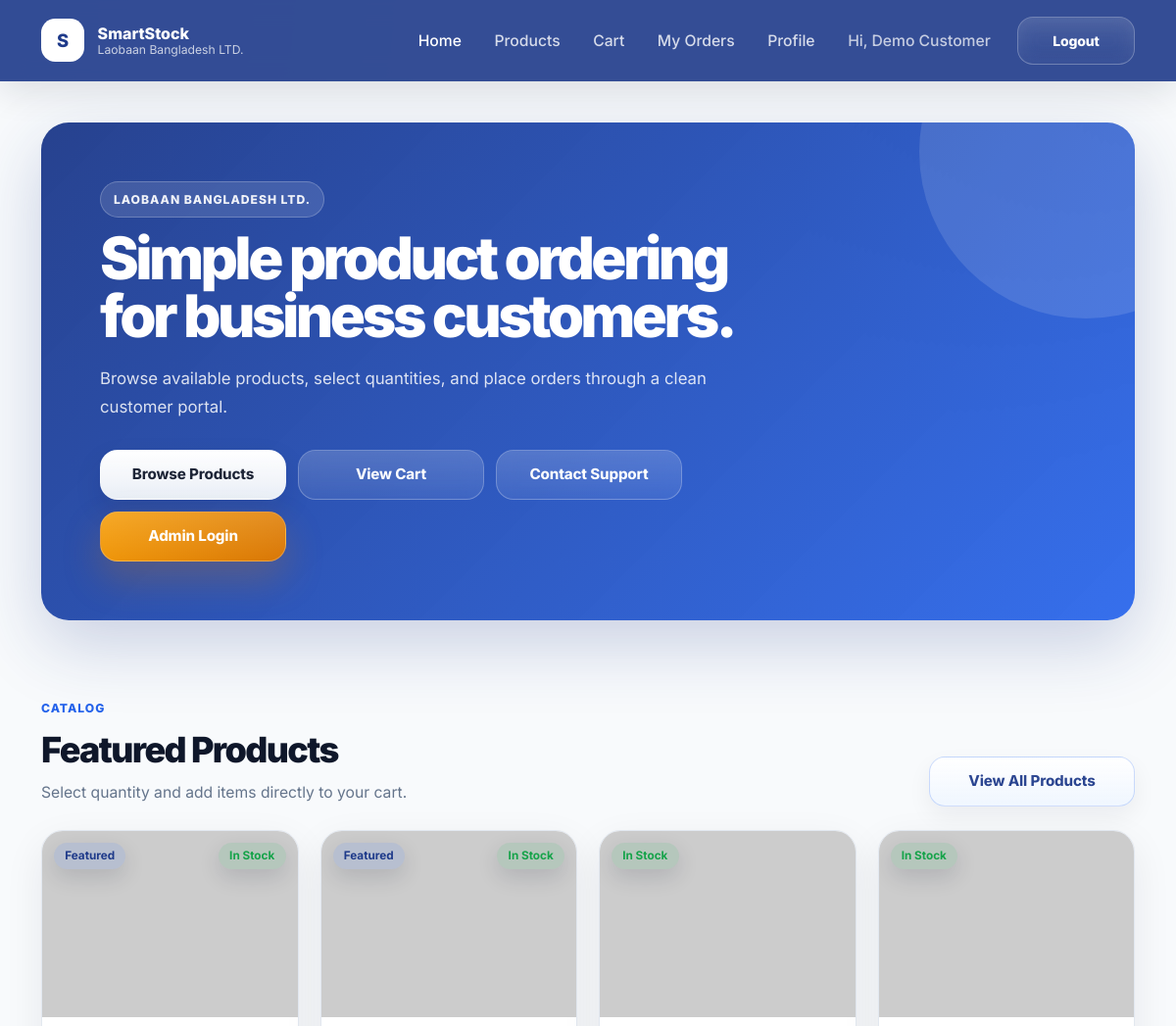
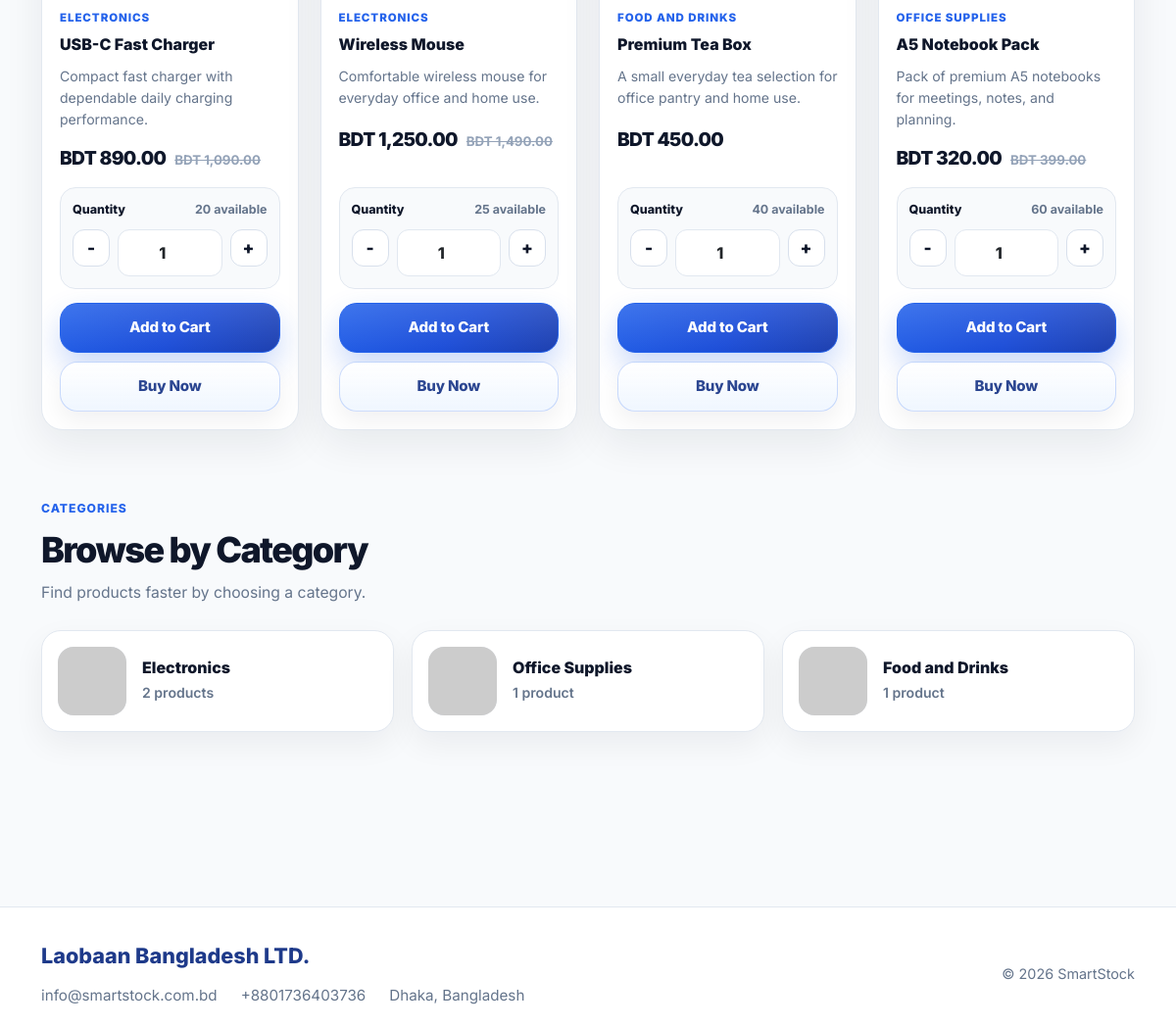
/index.php (signed in), run on the app's committed database (2 pictures, top to bottom).
### tables this page shows
CREATE TABLE tbl_product (
    product_id INT AUTO_INCREMENT PRIMARY KEY,
    sku VARCHAR(80) NULL,
    title VARCHAR(100) NOT NULL,
    description TEXT NULL,
    price DECIMAL(10,2) NOT NULL,
    original_price DECIMAL(10,2) NULL,
    stock_quantity INT NOT NULL DEFAULT 0,
    reorder_level INT NOT NULL DEFAULT 10,
    image_name VARCHAR(255) NULL,
    category_id INT NULL,
    featured VARCHAR(10) NOT NULL DEFAULT 'No',
    active VARCHAR(10) NOT NULL DEFAULT 'Yes',
    created_at TIMESTAMP DEFAULT CURRENT_TIMESTAMP,
    INDEX idx_tbl_product_sku (sku),
    INDEX idx_tbl_product_title (title),
    INDEX idx_tbl_product_active_category_stock (active, category_id, stock_quantity),
    FOREIGN KEY (category_id) REFERENCES tbl_category(id) ON DELETE SET NULL
);

CREATE TABLE tbl_category (
    id INT AUTO_INCREMENT PRIMARY KEY,
    title VARCHAR(100) NOT NULL,
    image_name VARCHAR(255) NULL,
    featured VARCHAR(10) NOT NULL DEFAULT 'No',
    active VARCHAR(10) NOT NULL DEFAULT 'Yes',
    created_at TIMESTAMP DEFAULT CURRENT_TIMESTAMP,
    INDEX idx_tbl_category_active_featured_title (active, featured, title)
);

### index.php (the view, shortened to what this page needs)
<?php
require_once __DIR__ . '/includes/db.php';
require_once __DIR__ . '/includes/helpers.php';
$featured = $conn->query(
    "SELECT p.*, c.title AS category_name
     FROM tbl_product p
     LEFT JOIN tbl_category c ON c.id = p.category_id
     WHERE p.active = 'Yes'
     ORDER BY p.featured DESC, p.product_id DESC
     LIMIT 8"
);
$categories = $conn->query(
    "SELECT c.id, c.title, c.image_name, COUNT(p.product_id) AS product_count
     FROM tbl_category c
     LEFT JOIN tbl_product p ON p.category_id = c.id AND p.active = 'Yes'
     WHERE c.active = 'Yes'
     GROUP BY c.id, c.title, c.image_name
     ORDER BY c.featured DESC, c.title ASC
     LIMIT 6"
);
?>
<!DOCTYPE html>
<html lang="en">
<head>
    <link href="https://cdn.jsdelivr.net/npm/bootstrap@5.3.3/dist/css/bootstrap.min.css" rel="stylesheet">
    <link rel="stylesheet" href="assets/css/style.css">
</head>
<body class="shop-page smartstock-home">
    <?php require_once __DIR__ . '/includes/public/navbar.php'; ?>
    <section class="home-hero-clean">
        <div class="container-xl">
            <div class="home-hero-panel">
                <div class="home-hero-content">
                    <span class="home-eyebrow">Laobaan Bangladesh LTD.</span>
                    <h1 class="home-hero-title">
                        Simple product ordering for business customers.
                    </h1>
                    <p class="home-hero-subtitle">
                        Browse available products, select quantities, and place orders through a clean customer portal.
                    </p>
                    <div class="home-hero-actions">
                        <a href="menu.php" class="btn btn-light btn-lg home-hero-btn-primary">
                            Browse Products
                        </a>
                        <a href="cart.php" class="btn btn-outline-light btn-lg home-hero-btn-secondary">
                            View Cart
                        </a>
                        <a href="admin/contact.php" class="btn btn-outline-light btn-lg home-hero-btn-secondary">
                            Contact Support
                        </a>
                        <a href="admin/admin-login.php" class="btn btn-admin-hero btn-lg home-hero-btn-secondary">
                            Admin Login
                        </a>
                    </div>
                </div>
            </div>
        </div>
    </section>
    <main class="container-xl home-page-shell">
        <section class="home-section-block">
            <div class="home-section-heading">
                <div>
                    <span class="home-section-kicker">Catalog</span>
                    <h2>Featured Products</h2>
                    <p>Select quantity and add items directly to your cart.</p>
                </div>
                <a href="menu.php" class="btn btn-outline-primary home-section-btn">
                    View All Products
                </a>
            </div>
            <?php if ($featured && $featured->num_rows > 0): ?>
                <div class="catalog-product-grid">
                    <?php while ($product = $featured->fetch_assoc()): ?>
                        <?php
                            $productId = (int)$product['product_id'];
                            $stock = max(0, (int)$product['stock_quantity']);
                            $description = trim((string)($product['description'] ?? ''));
                            $shortDescription = strlen($description) > 74
                                ? substr($description, 0, 71) . '...'
                                : $description;
                        ?>
                        <article class="catalog-product-card <?php echo $stock <= 0 ? 'is-out' : ''; ?>">
                            <div class="catalog-product-image-wrap">
                                <img
                                    src="<?php echo e(product_image_src($product['image_name'])); ?>"
                                    alt="<?php echo e($product['title']); ?>"
                                    class="catalog-product-image"
                                    loading="lazy"
                                    decoding="async"
                                >
                                <div class="catalog-product-status">
                                    <?php if (($product['featured'] ?? '') === 'Yes'): ?>
                                        <span class="badge rounded-pill text-bg-primary">Featured</span>
                                    <?php endif; ?>
                                    <?php echo stock_badge($stock); ?>
                                </div>
                            </div>
                            <div class="catalog-product-content">
                                <div class="catalog-product-category">
                                    <?php echo e(!empty($product['category_name']) ? $product['category_name'] : 'General'); ?>
                                </div>
                                <h3 class="catalog-product-title">
                                    <?php echo e($product['title']); ?>
                                </h3>
                                <p class="catalog-product-desc">
                                    <?php echo e($shortDescription !== '' ? $shortDescription : 'Product details are available during ordering.'); ?>
                                </p>
                                <div class="catalog-product-price-row">
                                    <span class="catalog-product-price">
                                        <?php echo format_bdt($product['price']); ?>
                                    </span>
                                    <?php if (!empty($product['original_price']) && (float)$product['original_price'] > (float)$product['price']): ?>
                                        <span class="catalog-product-old-price">
                                            <?php echo format_bdt($product['original_price']); ?>
                                        </span>
                                    <?php endif; ?>
                                </div>
                                <form method="post" action="cart.php" class="catalog-product-form">
                                    <?php if ($stock > 0): ?>
                                        <div class="compact-quantity-box" data-qty-group>
                                            <div class="compact-quantity-top">
                                                <label for="qty-<?php echo $productId; ?>">Quantity</label>
                                                <span><?php echo $stock; ?> available</span>
                                            </div>
                                            <div class="compact-quantity-control">
                                                <button type="button" class="qty-btn" data-qty-minus aria-label="Decrease quantity">
                                                    -
                                                </button>
                                                <input
                                                    type="number"
                                                    id="qty-<?php echo $productId; ?>"
                                                    name="quantity"
                                                    value="1"
                                                    min="1"
                                                    max="<?php echo $stock; ?>"
                                                    step="1"
                                                    inputmode="numeric"
                                                    class="form-control compact-quantity-input"
                                                    data-stock="<?php echo $stock; ?>"
                                                >
                                                <button type="button" class="qty-btn" data-qty-plus aria-label="Increase quantity">
                                                    +
                                                </button>
                                            </div>
                                        </div>
                                    <?php endif; ?>
                                    <div class="catalog-product-actions">
                                        <button
                                            class="btn btn-smartstock"
                                            type="submit"
                                            name="add_to_cart"
                                            <?php if ($stock <= 0) echo 'disabled'; ?>
                                        >
                                            <?php echo $stock > 0 ? 'Add to Cart' : 'Out of Stock'; ?>
                                        </button>
                                        <?php if (!empty($_SESSION['customer_logged_in'])): ?>
                                            <button
                                                class="btn btn-outline-primary"
                                                type="submit"
                                                name="buy_now"
                                                <?php if ($stock <= 0) echo 'disabled'; ?>
                                            >
                                                Buy Now
                                            </button>
                                        <?php else: ?>
                                            <a class="btn btn-outline-primary" href="customer-login.php">
                                                Sign in to Buy
                                            </a>
                                        <?php endif; ?>
                                    </div>
                                </form>
                            </div>
                        </article>
                    <?php endwhile; ?>
                </div>
            <?php endif; ?>
        </section>
        <section class="home-section-block">
            <div class="home-section-heading">
                <div>
                    <span class="home-section-kicker">Categories</span>
                    <h2>Browse by Category</h2>
                    <p>Find products faster by choosing a category.</p>
                </div>
            </div>
            <?php if ($categories && $categories->num_rows > 0): ?>
                <div class="catalog-category-grid">
                    <?php while ($category = $categories->fetch_assoc()): ?>
                        <a class="catalog-category-card" href="menu.php?category=<?php echo (int)$category['id']; ?>">
                            <div class="catalog-category-image-wrap">
                                <img
                                    src="<?php echo e(product_image_src($category['image_name'])); ?>"
                                    alt="<?php echo e($category['title']); ?>"
                                    class="catalog-category-image"
                                    loading="lazy"
                                    decoding="async"
                                >
                            </div>
                            <div>
                                <h3><?php echo e($category['title']); ?></h3>
                                <p>
                                    <?php
                                        $categoryCount = (int)$category['product_count'];
                                        echo $categoryCount . ' ' . ($categoryCount === 1 ? 'product' : 'products');
                                    ?>
                                </p>
                            </div>
                        </a>
                    <?php endwhile; ?>
                </div>
            <?php endif; ?>
        </section>
    </main>
    <?php require_once __DIR__ . '/includes/public/footer.php'; ?>
</body>
</html>

### includes/helpers.php (shortened to what this page needs)
<?php
function e($value): string
{
    return htmlspecialchars((string)$value, ENT_QUOTES, 'UTF-8');
}
function stock_badge(int $quantity): string
{
    return '<span class="badge text-bg-success">In Stock</span>';
}
function product_image_src(?string $imageName, string $assetPrefix = ''): string
{
    $imageName = trim((string)$imageName);
    if ($imageName === '') {
        return 'https://placehold.co/600x400/EFF6FF/1E3A8A?text=SmartStock';
    }
    return 'https://placehold.co/600x400/EFF6FF/1E3A8A?text=SmartStock';
}
function format_bdt($amount): string
{
    return 'BDT ' . number_format((float)$amount, 2);
}
?>

### data on the page
tbl_product: featured "Featured", category.title "ELECTRONICS", title "USB-C Fast Charger", description "Compact fast charger with dependable daily charging performance.", price "BDT 890.00", original_price "BDT 1,090.00", stock_quantity "20", quantity "1", shows "Add to Cart"
tbl_product: featured "Featured", category.title "ELECTRONICS", title "Wireless Mouse", description "Comfortable wireless mouse for everyday office and home use.", price "BDT 1,250.00", original_price "BDT 1,490.00", stock_quantity "25", quantity "1", shows "Add to Cart"
tbl_product: category.title "FOOD AND DRINKS", title "Premium Tea Box", description "A small everyday tea selection for office pantry and home use.", price "BDT 450.00", stock_quantity "40", quantity "1", shows "Add to Cart"
tbl_product: category.title "OFFICE SUPPLIES", title "A5 Notebook Pack", description "Pack of premium A5 notebooks for meetings, notes, and planning.", price "BDT 320.00", original_price "BDT 399.00", stock_quantity "60", quantity "1", shows "Add to Cart"
tbl_category: title "Electronics", categoryCount "2", shows "products"
tbl_category: title "Office Supplies", categoryCount "1", shows "product"
tbl_category: title "Food and Drinks", categoryCount "1", shows "product"

### other printed values
$_SESSION['customer_name'] "Demo Customer"
